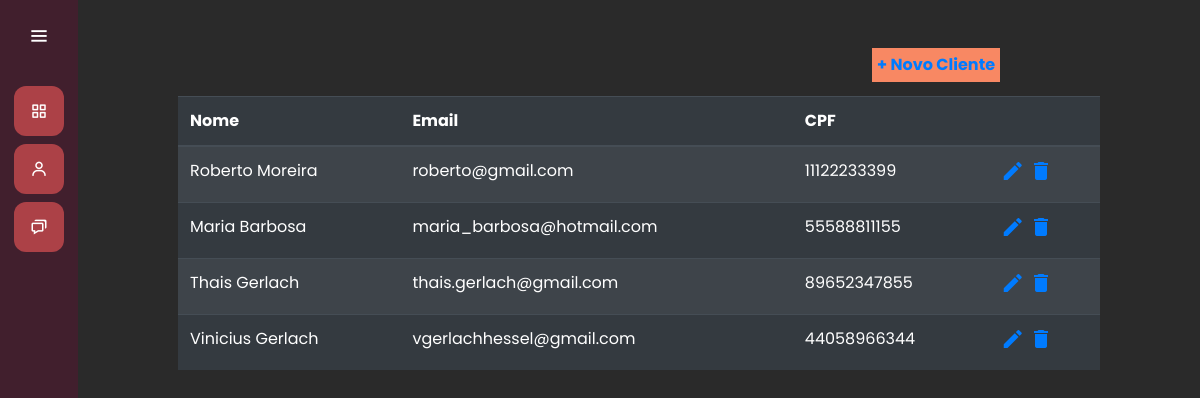
/clientes/, run on an earlier commit of the app's database.
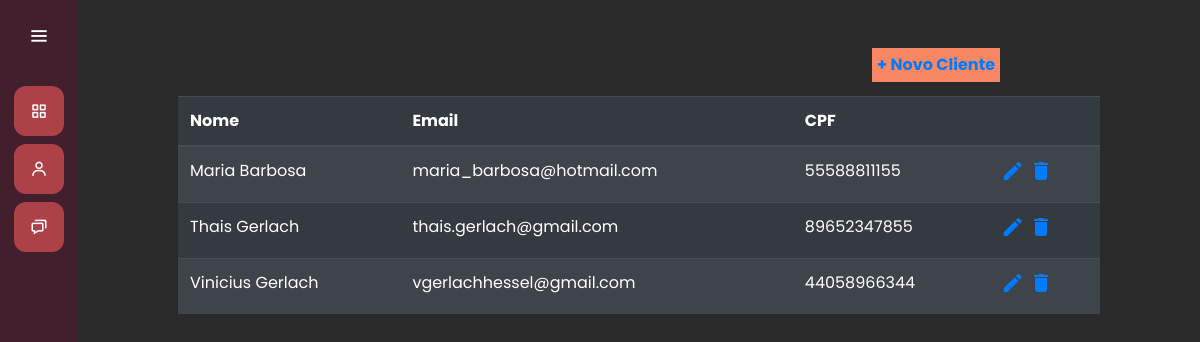
And on a later commit of the database.
### clientes/models.py (models this page shows, shortened)
class Cliente(models.Model):
    nome_completo = models.CharField(max_length=80, default=True)
    email = models.EmailField(max_length=50)
    cpf = models.CharField(max_length=11)

### clientes/views.py (the view)
# urls.py: path('', views.clientes, name="clientes"),
def clientes(request):
    if request.method == "GET":
        clientes = Cliente.objects.all()
        return render(request, 'clientes.html', {'clientes': clientes})

### clientes/templates/clientes.html (shortened to what this page needs)
{% extends "base.html" %}
{% load static %}
{% block 'head' %}
    <link rel="stylesheet" href="{% static 'clientes/css/clientes.css' %}">
    <link rel="stylesheet" href="{% static 'clientes/css/lista_clientes.css' %}">
{% endblock %}
{% block 'dashboard' %}
    <br>
    <br>
    <div class="container-fluid distanciamento">
        <div>
            <a class="btn-add-clientes" href="{% url 'novo_cliente' %}">+ Novo Cliente</a>
            <br>
            <br>
            <table class="table table-striped table-dark">
                <thead>
                    <tr>
                        <th scope="col">Nome</th>
                        <th scope="col">Email</th>
                        <th scope="col">CPF</th>
                        <th scope="col"></th>
                    </tr>
                </thead>
                <tbody>
                    {% for cliente in clientes %}
                    <tr>
                        <td>{{cliente.nome_completo}}</td>
                        <td>{{cliente.email}}</td>
                        <td>{{cliente.cpf}}</td>
                        <td class="actions">
                            <a href="{% url 'atualizar_cliente' cliente.id %}" class="edit" title="Editar" data-toggle="tooltip"><i class="material-icons">&#xE254;</i></a>
                            <a onclick="deletar_cliente(this)" class="delete" id="id_cliente" value="{{cliente.id}}" title="Excluir" data-toggle="tooltip"><i class="material-icons">&#xE872;</i></a>
                        </td>
                    </tr>
                    {% endfor %}
                </tbody>
            </table>
        </div>
    </div>
{% endblock %}

### templates/base.html (shortened to what this page needs)
{% load static %}
<!doctype html>
<html lang="pt-BR">
  <head>
    <link rel="stylesheet" href="https://cdn.jsdelivr.net/npm/bootstrap@4.6.1/dist/css/bootstrap.min.css">
    <link rel="stylesheet" href="{% static 'general/css/base.css' %}">
    <link rel="stylesheet" href="{% static 'general/css/general.css' %}">
    <link rel="stylesheet" href="https://unpkg.com/boxicons@2.0.7/css/boxicons.min.css">
    {% block 'head' %}{% endblock %}
  </head>
  <body>
    <div class="sidebar">
        <div class="logo-details">
            <i class='bx bx-menu' id="btn" ></i>
        </div>
        <ul class="nav-list">
          <li>
            <a href="#">
              <i class='bx bx-grid-alt'></i>
            </a>
          </li>
          <li>
            <a href="{% url 'clientes' %}">
              <i class='bx bx-user' ></i>
            </a>
          </li>
          <li>
            <a href="{% url 'servicos' %}">
              <i class='bx bx-chat' ></i>
            </a>
          </li>
        </ul>
      </div>
      <section class="home-section">
          {% block 'dashboard'%}
          {% endblock %}
      </section>
  </body>
</html>

### templates/static/general/css/base.css (style rules this page uses)
* { margin: 0; padding: 0; box-sizing: border-box; font-family: "Poppins" , sans-serif; }
.sidebar { position: fixed; left: 0; top: 0; height: 100%; width: 78px; background: var(--dark-color); padding: 6px 14px; z-index: 99; transition: all 0.5s ease; }
.sidebar .logo-details { height: 60px; display: flex; align-items: center; position: relative; }
.sidebar .logo-details #btn { position: absolute; top: 50%; right: 0; transform: translateY(-50%); font-size: 22px; transition: all 0.4s ease; font-size: 23px; text-align: center; cursor: pointer; transition: all 0.5s ease; }
.sidebar i { color: #fff; height: 60px; min-width: 50px; font-size: 28px; text-align: center; line-height: 60px; }
.sidebar .nav-list { margin-top: 20px; height: 100%; }
.sidebar li { position: relative; margin: 8px 0; list-style: none; }
.sidebar li a { display: flex; height: 100%; width: 100%; border-radius: 12px; align-items: center; text-decoration: none; transition: all 0.4s ease; background: var(--main-color); }
.sidebar li i { height: 50px; line-height: 50px; font-size: 18px; border-radius: 12px; }
.home-section { position: relative; min-height: 100vh; top: 0; background: #2A2A2A; left: 78px; color: white; width: calc(100% - 78px); transition: all 0.5s ease; z-index: 2; }

### templates/static/general/css/general.css (style rules this page uses)
:root { --main-color: #ac4147; --dark-color: #411f2d; --light-color: #ffc27f; --contrast-color: #f88863; --differential-color: #ffe29a; }

### templates/static/clientes/css/lista_clientes.css (style rules this page uses)
.distanciamento { padding-left: 100px; padding-right: 100px; }
.actions { cursor: pointer; }
.btn-add-clientes { background-color: var(--contrast-color); padding: 5px; font-weight: bold; cursor: pointer; float: right; margin-right: 100px; }

What changed in the data, as far as the page shows it:
removed Cliente: nome_completo "Roberto Moreira", email "roberto@gmail.com", cpf "11122233399", {{ cliente.id }} 7 (drawn)
